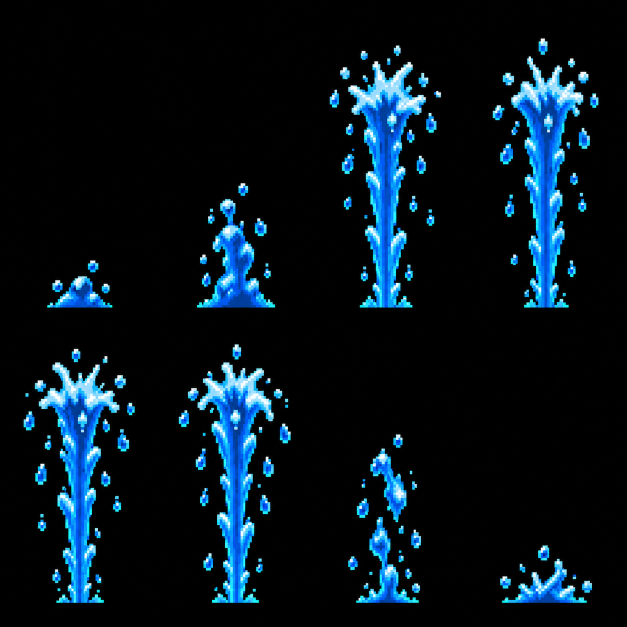
#> input picture sparkpaw/assets/concept/drowned-geyser-animation-source-v2.png, 1254 x 1254 px, given in place of drowned-polish-parts-source-v1.png, which was not available (shown at 1/2 size)
$ python preview_drowned_polish.py
#> lines starting #> are read from the running program, lines starting #| are printed output that depends on the picture; after the words box and inside, x2 and y2 are one past the last pixel; in counts of white or black regions, pixels touching at a corner belong together; pictures that were not available may be replaced by others from this repository, and a replacement may not be noted
### sparkpaw/tools/preview_drowned_native.py
#!/usr/bin/env python3
"""Offline art study only. Never writes runtime assets or dist."""
from pathlib import Path
import hashlib
import json
import struct
from PIL import Image, ImageDraw
from generate_runtime_assets import FRONT16, save_spbm

ROOT = Path(__file__).resolve().parents[1]
OUT = ROOT / 'assets/concept/drowned-native-v1'
SOURCE = ROOT / 'assets/concept/drowned-turbines-slice-source-v1.png'


def decode(path):
    data = path.read_bytes()
    assert data[:4] == b'SPBM'
    w, h, depth, masked, stride = struct.unpack('>HHBBH', data[4:12])
    palette = list(data[12:12 + (1 << depth)*3])
    image = Image.new('P', (w, h))
    image.putpalette(palette + [0]*(768-len(palette)))
    start = 12 + len(palette)
    for y in range(h):
        for x in range(w):
            pen = 0
            for plane in range(depth):
                pen |= ((data[start + plane*stride*h + y*stride + x//8]
                         >> (7-x%8)) & 1) << plane
            image.putpixel((x, y), pen)
    return image


def indexed(source, palette, first=0):
    out = Image.new('P', source.size)
    out.putpalette([c for rgb in palette for c in rgb] + [0]*(768-3*len(palette)))
    lookup = {}
    for y in range(source.height):
        for x in range(source.width):
            rgb = source.getpixel((x, y))
            if rgb not in lookup:
                lookup[rgb] = min(range(first, len(palette)), key=lambda p:
                    sum((rgb[c]-palette[p][c])**2 for c in range(3)))
            out.putpixel((x, y), lookup[rgb])
    return out


# [72 lines left out: function main, not called in this run]


# [2 lines that do not run on import are left out]

### sparkpaw/tools/generate_runtime_assets.py
#!/usr/bin/env python3
"""Generate the compact planar assets used by the Amiga milestone build.

The files use a deliberately tiny format so the 68020 code does not need a
general PNG/IFF decoder while the playfield is running:

  SPBM + width(u16be) + height(u16be) + depth(u8) + reserved(u8)
       + row_bytes(u16be) + palette ((1 << depth) * RGB bytes) + bitmap data

The sprite mask is stored directly after its four image planes.
"""

from __future__ import annotations

import json
import math
import struct
from collections import Counter
from pathlib import Path

from PIL import Image, ImageDraw, ImageOps
from generate_score_screen import build as build_score_screen

ROOT = Path(__file__).resolve().parents[1]
RUNTIME = ROOT / "assets" / "runtime"
LEVELS = ROOT / "assets" / "levels"
WORLD_W, WORLD_H = 3392, 256
GAMEPLAY_H = 208
# Preserve the accepted 1024px rear master byte-for-byte and add a guarded
# 96px continuation for the new quarter-speed camera reach. 1120px keeps the
# three-plane row stride longword aligned for the production renderer.
PARALLAX_ACCEPTED_W = 1024
PARALLAX_W = 1120
TILE = 16
BEETLE_W, BEETLE_H = 32, 24
BEETLE_FRAMES = 9
STRIDER_W, STRIDER_H = 64, 64
STRIDER_FRAMES = 28
CORE_RUNTIME_FRAMES = 18
STRIDER_FORBIDDEN_PENS = {2, 3}  # Sparkpaw orange, never Strider identity
STRIDER_NEUTRAL_PENS = {1, 8, 9, 10, 11}
STRIDER_VIOLET_PENS = {7, 12, 13, 14, 15}

FG_PALETTE = [
    (0, 0, 0), (10, 8, 18), (29, 22, 39), (238, 242, 224),
    (158, 164, 178), (76, 70, 91), (211, 55, 32), (255, 132, 42),
    (24, 77, 150), (54, 151, 225), (58, 142, 72), (77, 210, 184),
    (119, 57, 145), (244, 216, 64), (229, 38, 54), (111, 62, 35),
]

BG_PALETTE = [
    (3, 5, 18), (7, 12, 35), (10, 20, 52), (15, 31, 67),
    (24, 43, 78), (38, 55, 86), (61, 70, 94), (91, 82, 101),
    (121, 94, 104), (154, 111, 105), (193, 137, 101), (232, 177, 112),
    (255, 216, 150), (46, 30, 62), (25, 53, 69), (18, 76, 76),
]

# Pens 0..15 remain the foreground/sprite colours. The scenery occupies
# pens 16..31 in one reliable, hardware-scrollable 5-plane AGA world.
WORLD_PALETTE = FG_PALETTE + BG_PALETTE

# The production renderer uses an AGA dual playfield: three planes for the
# player/platform layer and three planes for the independently scrolling rear
# scenery.  These are the exact eight-colour banks programmed by its Copper.
FRONT8 = [
    (0, 0, 17), (17, 17, 17), (221, 68, 17), (255, 153, 34),
    (255, 238, 170), (34, 102, 204), (51, 204, 238), (153, 68, 204),
]
# Production 4+3 migration palette. Pens 0..7 retain the accepted gameplay
# mapping byte-for-byte; pens 8..15 add the proven rb18 steel/violet range.
# Existing art therefore remains visually stable while four-plane Bobs and
# world buffers can be exercised before any animation or gameplay art change.
FRONT16 = FRONT8 + [
    (55, 55, 65), (101, 98, 103), (163, 157, 158), (229, 225, 219),
    (67, 29, 100), (112, 45, 157), (166, 77, 218), (224, 35, 104),
]
CLEARING_FRONT16 = [
    FRONT16[0], FRONT16[1], (35, 79, 48), (146, 99, 43),
    FRONT16[4], FRONT16[5], FRONT16[6], (88, 142, 69),
    FRONT16[8], FRONT16[9], FRONT16[10], FRONT16[11],
    FRONT16[12], FRONT16[13], FRONT16[14], (126, 173, 82),
]
REAR8 = [
    (0, 0, 17), (0, 17, 51), (17, 34, 85), (34, 68, 119),
    (68, 68, 153), (102, 85, 170), (153, 119, 187), (204, 187, 221),
]

# Three Copper-switched palettes retain the 3-plane rear bitmap while giving
# the fixed-height sky, mountain and forest bands their own material range.
# Index zero stays the same near-black in every band to keep blanking and the
# transparent front-playfield relationship stable.
REAR8_BANDS = [
    [(0, 0, 1), (0, 0, 4), (1, 1, 6), (2, 1, 8),
     (4, 2, 9), (6, 4, 11), (9, 6, 12), (13, 11, 14)],
    [(0, 0, 1), (1, 1, 4), (2, 10, 13), (3, 3, 7),
     (4, 3, 9), (6, 5, 10), (9, 7, 12), (12, 10, 13)],
    [(0, 0, 1), (0, 1, 2), (0, 2, 3), (1, 3, 4),
     (1, 4, 4), (2, 5, 5), (4, 6, 6), (6, 8, 9)],
]
REAR8_MORPHS = [(64 + step * 4, 0, 1, step, 4)
                for step in range(1, 5)] + [
    (136 + step * 3, 1, 2, step, 8) for step in range(1, 9)
]


# [11 lines left out: function rear_palette_for_y, not called in this run]

TITLE_SOURCE = ROOT / "assets" / "concept" / "sparkpaw-title-concept-aga64-preview.png"
TITLE_RUNTIME_PREVIEW = (ROOT / "assets" / "concept" /
                         "sparkpaw-title-aga64-runtime-preview.png")
LEVEL_LOADING_SOURCE = (ROOT / "assets" / "concept" /
                        "sparkpaw-level-loading-concept-v3.png")
LEVEL_LOADING_PREVIEW = (ROOT / "assets" / "concept" /
                         "sparkpaw-level-loading-aga64-preview.png")
LEVEL_CHARGING_SOURCE = (ROOT / "assets" / "concept" /
                         "sparkpaw-level-charging-concept-v2.png")
PARALLAX_MASTER = (ROOT / "assets" / "concept" /
                   "sparkpaw-parallax-master-concept-v4.png")
FOREGROUND_KIT = (ROOT / "assets" / "concept" /
                  "sparkpaw-foreground-kit-concept-v2.png")
WAYSTATION_SOURCE = (ROOT / "assets" / "concept" /
                     "sparkpaw-stormkeeper-waystation-source-v2.png")
CORE_SOURCE = (ROOT / "assets" / "concept" /
               "sparkpaw-stormstone-core-six-frame-source-v1.png")
LEVEL_CHARGING_PREVIEW = (ROOT / "assets" / "concept" /
                          "sparkpaw-level-charging-aga64-preview.png")
HUD_SOURCE = ROOT / "assets" / "concept" / "sparkpaw-hud-concept-v1.png"
HUD_RUNTIME_PREVIEW = ROOT / "assets" / "concept" / "sparkpaw-hud-aga8-preview.png"
DIAMOND_RUNTIME_PREVIEW = (ROOT / "assets" / "concept" /
                           "sparkpaw-diamond-aga8-preview.png")
HUD_HEIGHT = 48
HUD_LIVES = 9
HUD_PREVIEW_LIVES = 3
HUD_X_OFFSET = 2
HUD_SEPARATOR_H = 2
HUD_DIAMOND_STATES = 50
DIAMOND_W = 16
DIAMOND_H = 21
HUD_DIAMOND_X = 207
HUD_DIAMOND_Y = 14
DIAMOND_EMPTY = 0
DIAMOND_CONTOUR = 1
DIAMOND_CREAM = 2
DIAMOND_CYAN = 3
DIAMOND_SHADE = 4
WORLD_DIAMOND_PENS = {
    DIAMOND_EMPTY: 0,
    DIAMOND_CONTOUR: 1,
    DIAMOND_CREAM: 4,
    DIAMOND_CYAN: 6,
    DIAMOND_SHADE: 5,
}
HUD_DIAMOND_PENS = {
    DIAMOND_EMPTY: 1,
    DIAMOND_CONTOUR: 2,
    DIAMOND_CREAM: 4,
    DIAMOND_CYAN: 7,
    DIAMOND_SHADE: 3,
}
WATER_GAPS = ((99,104),(152,157))
DRY_GAPS = ((132,136),(174,179))
GROUND_CAP_TOP = 200
HUD_PALETTE = [
    (0, 0, 0), (5, 16, 25), (28, 37, 43), (102, 98, 88),
    (239, 218, 164), (222, 47, 45), (239, 151, 39), (31, 201, 224),
]


def nearest_index(rgb: tuple[int, int, int], palette: list[tuple[int, int, int]], *, avoid_zero=False) -> int:
    begin = 1 if avoid_zero else 0
    return min(range(begin, len(palette)), key=lambda i: sum((rgb[j] - palette[i][j]) ** 2 for j in range(3)))


# [72 lines left out: functions indexed_image, diamond_roles, stamp_diamond, not called in this run]


def planar_bytes(image: Image.Image, depth: int) -> tuple[int, bytes]:
    width, height = image.size
    row_bytes = ((width + 15) // 16) * 2
    pix = image.load()
    out = bytearray(row_bytes * height * depth)
    plane_size = row_bytes * height
    for y in range(height):
        for x in range(width):
            value = int(pix[x, y])
            mask = 0x80 >> (x & 7)
            byte = y * row_bytes + (x >> 3)
            for plane in range(depth):
                if value & (1 << plane):
                    out[plane * plane_size + byte] |= mask
    return row_bytes, bytes(out)


# [9 lines left out: function bitmap_mask, not called in this run]


def alpha_image(image: Image.Image) -> Image.Image:
    return Image.frombytes("L", image.size,
                           bytes(0 if p == 0 else 255 for p in image.getdata()))


# [51 lines left out: functions keep_main_component, remap, not called in this run]


def save_spbm(path: Path, image: Image.Image, palette: list[tuple[int, int, int]], depth: int = 4, mask: bytes = b"") -> None:
    row_bytes, bits = planar_bytes(image, depth)
    header = b"SPBM" + struct.pack(">HHBBH", image.width, image.height, depth, 1 if mask else 0, row_bytes)
    pal = bytes(v for rgb in palette[:1 << depth] for v in rgb)
    path.write_bytes(header + pal + bits + mask)


# [1620 lines left out: functions load_aga_screen, make_hud, make_extra_life_pickup, make_collectible_diamond, make_stormrail_heart, reserve_black_pen_zero and 21 more, not called in this run]


# [2 lines that do not run on import are left out]

### sparkpaw/tools/preview_drowned_polish.py
"""Offline native-size art review. No runtime or dist output."""
from pathlib import Path
import json, hashlib
from PIL import Image
from preview_drowned_native import decode,indexed
from generate_runtime_assets import FRONT16,save_spbm,water_animation_pen
ROOT=Path(__file__).resolve().parents[1]
OUT=ROOT/'assets/concept/drowned-polish-native-v1'
SOURCE=ROOT/'assets/concept/drowned-polish-parts-source-v1.png'
# Review palette: shared base pens retained; purple extension replaced by copper.
PAL=FRONT16[:8]+[(34,43,51),(68,82,91),(119,136,145),(221,225,221),
                 (68,43,26),(119,77,43),(187,128,68),(238,187,119)]
def main():
 OUT.mkdir(parents=True,exist_ok=True)
 protected={str(p):hashlib.sha256(p.read_bytes()).hexdigest() for base in [ROOT/'assets/runtime',ROOT/'dist'] for p in base.rglob('*') if p.is_file()}
 src=Image.open(SOURCE).convert('RGB')
#> src is the input picture: PIL image 1254x1254 RGB; mean R, G, B 6.3, 19.9, 29.4
 front=Image.new('P',(320,208),0)
#> front: PIL image 320x208 P; every value is 0
 front.putpalette([v for c in PAL for v in c]+[0]*720)
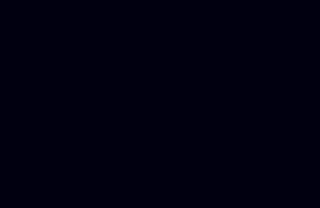
#> front: PIL image 320x208 P; mean R, G, B 0, 0, 17
 def part(box,size,at):
#> called with box = (0, 391, 380, 818), size = (64, 40), at = (0, 160)
  rgb=src.crop(box).resize(size,Image.Resampling.BOX)
  im=indexed(rgb,PAL,first=1)
#> in indexed, `out = Image.new('P', source.size)`: out: PIL image 64x40 P; every value is 0
#> after the loop in indexed, `for y in range(source.height):`:
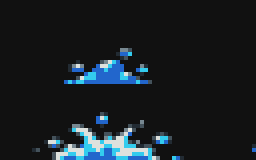
#> out: PIL image 64x40 P (shown 4 times larger); mean R, G, B 24.6, 31.1, 35.5
#> after the loop in indexed, `for y in range(source.height):`: lookup = 367 items
  # The source uses black empty space; preserve silhouette, not luminance alpha.
  mask=Image.frombytes('L',size,bytes(255 if max(c)>18 else 0 for c in rgb.getdata()))
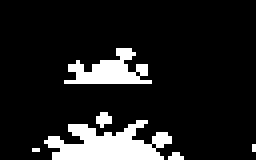
#> mask: PIL image 64x40 L (shown 4 times larger); 12.4% white; 6 white regions (4 under 20 px), largest, box (x1, y1, x2, y2) and area: (11, 30, 43, 40) 191, (16, 12, 38, 21) 106
  front.paste(im,at,mask)
 # Keep top of cap at y160, floor at y200. Rail is decorative, not collision.
 part((0,391,380,818),(64,40),(0,160))
 # Include the integrated gauge/pipe/frame. Intended visual envelope only;
 # the exact inner shutter collider must be authored against reviewed pixels.
 part((1040,308,1554,818),(80,88),(228,112))
#> call 2 of part, with box = (1040, 308, 1554, 818), size = (80, 88), at = (228, 112)
#> in part (call 2), `rgb=src.crop(box).resize(size,Image.Resampling.BOX)`:
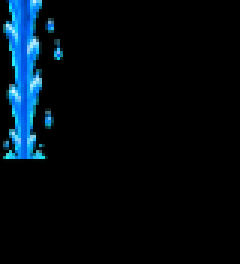
#> rgb: PIL image 80x88 RGB (shown 3 times larger); mean R, G, B 2, 10.6, 16.8
#> call 2 of indexed, with first = 1
#> in indexed (call 2), `out = Image.new('P', source.size)`: out: PIL image 80x88 P; every value is 0
#> in indexed (call 2), `out.putpalette([c for rgb in palette for c in rgb] + [0]*(768-3*len(pa..`:
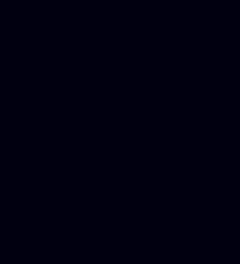
#> out: PIL image 80x88 P (shown 3 times larger); mean R, G, B 0, 0, 17
#> after the loop in indexed (call 2), `for y in range(source.height):`:
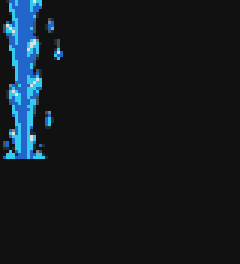
#> out: PIL image 80x88 P (shown 3 times larger); mean R, G, B 19.4, 26, 30.9
#> after the loop in indexed (call 2), `for y in range(source.height):`: lookup = 640 items
#> in part (call 2), `mask=Image.frombytes('L',size,bytes(255 if max(c)>18 else 0 for c in r..`:
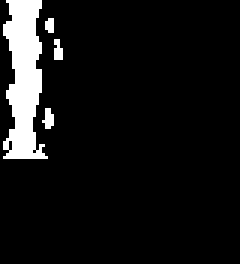
#> mask: PIL image 80x88 L (shown 3 times larger); 8% white; 4 white regions (3 under 20 px), largest, box (x1, y1, x2, y2) and area: (1, 0, 16, 53) 515
 part((0,818,376,878),(80,8),(0,200))
 part((703,818,1554,878),(160,8),(160,200))
 front.save(OUT/'front-indexed.png');save_spbm(OUT/'front.spbm',front,PAL,4)
#> in save_spbm, `row_bytes, bits = planar_bytes(image, depth)`: row_bytes = 40
 rear=decode(ROOT/'assets/concept/drowned-panorama-v1/drowned-rear.spbm').crop((160,0,480,208))
 rear.save(OUT/'rear-indexed.png')
 rp=[tuple(rear.getpalette()[i:i+3]) for i in range(0,24,3)]
 save_spbm(OUT/'rear.spbm',rear,rp,3)
 frame=rear.convert('RGB')
 mask=Image.frombytes('L',front.size,bytes(255 if v else 0 for v in front.tobytes()))
 frame.paste(front.convert('RGB'),(0,0),mask)
 water=Image.new('P',(80,11));water.putpalette(front.getpalette())
 for y in range(11):
  for x in range(80):water.putpixel((x,y),water_animation_pen(0,x,y))
 frame.paste(water.convert('RGB'),(80,197))
 player=decode(ROOT/'assets/runtime/sparkpaw-sprites4.spbm').crop((0,0,48,48))
 alpha=Image.frombytes('L',player.size,bytes(255 if v else 0 for v in player.tobytes()))
 frame.paste(player.convert('RGB'),(174,152),alpha)
 hud=Image.open(ROOT/'assets/concept/drowned-native-v1/preview-1x.png').convert('RGB').crop((0,208,320,256))
 full=Image.new('RGB',(320,256));full.paste(frame,(0,0));full.paste(hud,(0,208))
 full.save(OUT/'preview-1x.png');full.resize((1280,1024),Image.Resampling.NEAREST).save(OUT/'preview-4x.png')
 for name,im in [('front',front),('rear',rear)]:
  actual=decode(OUT/(name+'.spbm'));assert actual.tobytes()==im.tobytes();assert actual.getpalette()==im.getpalette()
 assert full.crop((0,208,320,256)).tobytes()==hud.tobytes()
 assert all(hashlib.sha256(Path(p).read_bytes()).hexdigest()==v for p,v in protected.items())
 (OUT/'manifest.json').write_text(json.dumps({'status':'native-size indexed static art review; NOT runtime accepted',
  'source':str(SOURCE.relative_to(ROOT)),'front_palette':PAL,'front_planes':4,'rear_planes':3,
  'playfield':[320,208],'hud_y':208,'floor_y':200,'player_cell':[48,48],
  'raw_planar_bytes':{'front':33280,'rear':24960},
  'limitations':['rear unchanged cropped full-level master','component adaptation, not final map/collision',
  'new foreground pens 8..15 require shared Bob/effect audit','no animation/timing/RAM allocation claim'],
  'protected_files':len(protected)},indent=2)+'\n')
 print('Verified indexed SPBM roundtrip, unchanged HUD, player source and runtime/dist hashes')
#> (the run stopped early here; a loop or call above may not have finished)
